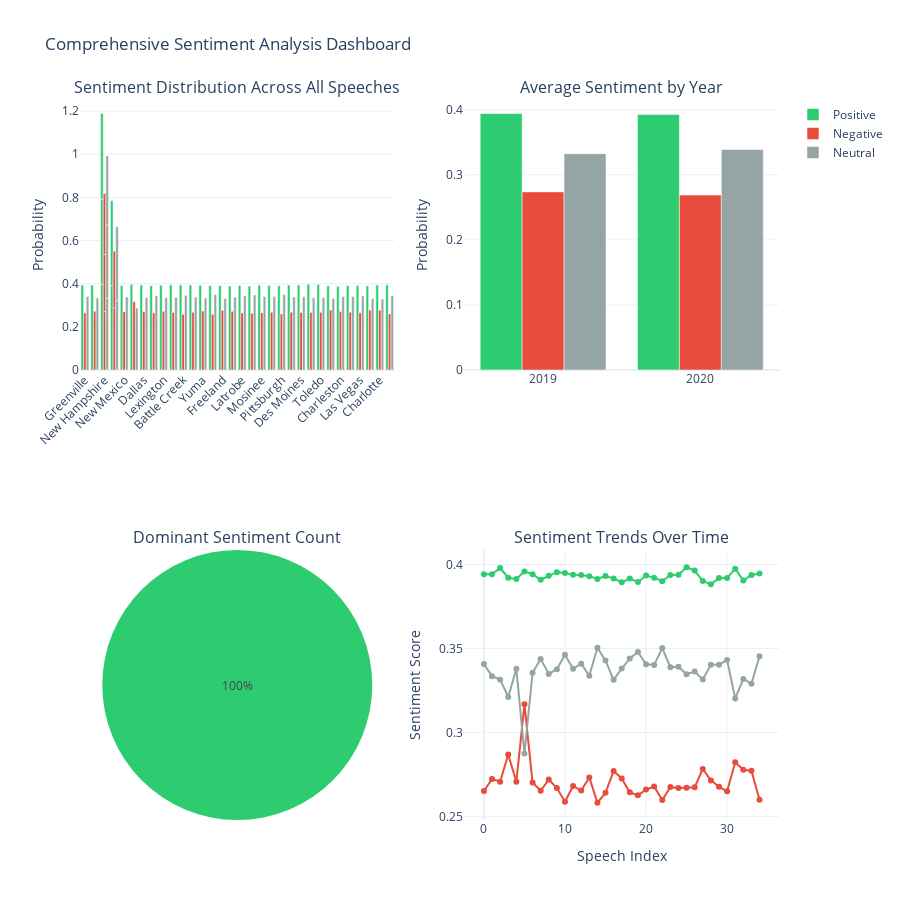

Here is the notebook cell this chart was saved with:
### Markdown cell above
## Interactive Sentiment Dashboard

Creating comprehensive visualizations to explore sentiment patterns across all speeches.

### Code cell
# Create comprehensive sentiment visualization
fig = make_subplots(
    rows=2, cols=2,
    subplot_titles=('Sentiment Distribution Across All Speeches',
                    'Average Sentiment by Year',
                    'Dominant Sentiment Count',
                    'Sentiment Trends Over Time'),
    specs=[[{"type": "bar"}, {"type": "bar"}],
           [{"type": "pie"}, {"type": "scatter"}]]
)

# 1. Overall sentiment distribution (stacked bar)
fig.add_trace(
    go.Bar(name='Positive', x=sentiment_df['location'], y=sentiment_df['positive'],
           marker_color='#2ecc71', showlegend=True),
    row=1, col=1
)
fig.add_trace(
    go.Bar(name='Negative', x=sentiment_df['location'], y=sentiment_df['negative'],
           marker_color='#e74c3c', showlegend=True),
    row=1, col=1
)
fig.add_trace(
    go.Bar(name='Neutral', x=sentiment_df['location'], y=sentiment_df['neutral'],
           marker_color='#95a5a6', showlegend=True),
    row=1, col=1
)

# 2. Average sentiment by year
year_avg = sentiment_df.groupby('year')[['positive', 'negative', 'neutral']].mean()
fig.add_trace(
    go.Bar(name='Positive', x=year_avg.index, y=year_avg['positive'],
           marker_color='#2ecc71', showlegend=False),
    row=1, col=2
)
fig.add_trace(
    go.Bar(name='Negative', x=year_avg.index, y=year_avg['negative'],
           marker_color='#e74c3c', showlegend=False),
    row=1, col=2
)
fig.add_trace(
    go.Bar(name='Neutral', x=year_avg.index, y=year_avg['neutral'],
           marker_color='#95a5a6', showlegend=False),
    row=1, col=2
)

# 3. Dominant sentiment pie chart
sentiment_counts = sentiment_df['dominant_sentiment'].value_counts()
fig.add_trace(
    go.Pie(labels=sentiment_counts.index, values=sentiment_counts.values,
           marker=dict(colors=['#2ecc71', '#e74c3c', '#95a5a6']),
           showlegend=False),
    row=2, col=1
)

# 4. Sentiment timeline
fig.add_trace(
    go.Scatter(x=sentiment_df['speech_idx'], y=sentiment_df['positive'],
               mode='lines+markers', name='Positive',
               line=dict(color='#2ecc71', width=2), showlegend=False),
    row=2, col=2
)
fig.add_trace(
    go.Scatter(x=sentiment_df['speech_idx'], y=sentiment_df['negative'],
               mode='lines+markers', name='Negative',
               line=dict(color='#e74c3c', width=2), showlegend=False),
    row=2, col=2
)
fig.add_trace(
    go.Scatter(x=sentiment_df['speech_idx'], y=sentiment_df['neutral'],
               mode='lines+markers', name='Neutral',
               line=dict(color='#95a5a6', width=2), showlegend=False),
    row=2, col=2
)

# Update layout
fig.update_layout(
    height=900,
    title_text="Comprehensive Sentiment Analysis Dashboard",
    showlegend=True,
    barmode='group',
    template='plotly_white'
)

fig.update_xaxes(tickangle=-45, row=1, col=1)
fig.update_yaxes(title_text="Probability", row=1, col=1)
fig.update_yaxes(title_text="Probability", row=1, col=2)
fig.update_yaxes(title_text="Sentiment Score", row=2, col=2)
fig.update_xaxes(title_text="Speech Index", row=2, col=2)

fig.show()

### Figure 1 — Plotly figure (JSON) as saved in the notebook; plotly's stock layout.template omitted (floating-point values rounded to 4 significant figures)
{"data": [{"marker": {"color": "#2ecc71"}, "name": "Positive", "showlegend": true, "type": "bar", "x": ["Greenville", "Cincinnati", "New Hampshire", "Fayetteville", "New Mexico", "Texas", "Dallas", "Minneapolis", "Lexington", "Tupelo", "Battle Creek", "Hershey", "New Hampshire", "Yuma", "Bemidji", "Fayetteville", "Freeland", "Henderson", "Latrobe", "Minden", "Mosinee", "Ohio", "Pittsburgh", "Salem", "Des Moines", "Milwaukee", "Toledo", "Wildwood", "Charleston", "Colorador Springs", "Las Vegas", "New Hampshire", "Phoenix", "Charlotte", "Tulsa"], "xaxis": "x", "y": [0.3941, 0.3942, 0.3979, 0.3921, 0.3914, 0.3959, 0.3942, 0.3909, 0.3932, 0.3954, 0.395, 0.3939, 0.3937, 0.393, 0.3914, 0.3931, 0.3917, 0.3894, 0.3916, 0.3895, 0.3934, 0.392, 0.3901, 0.3937, 0.3939, 0.3984, 0.3964, 0.3902, 0.3882, 0.392, 0.3919, 0.3975, 0.3904, 0.3938, 0.3947], "yaxis": "y"}, {"marker": {"color": "#e74c3c"}, "name": "Negative", "showlegend": true, "type": "bar", "x": ["Greenville", "Cincinnati", "New Hampshire", "Fayetteville", "New Mexico", "Texas", "Dallas", "Minneapolis", "Lexington", "Tupelo", "Battle Creek", "Hershey", "New Hampshire", "Yuma", "Bemidji", "Fayetteville", "Freeland", "Henderson", "Latrobe", "Minden", "Mosinee", "Ohio", "Pittsburgh", "Salem", "Des Moines", "Milwaukee", "Toledo", "Wildwood", "Charleston", "Colorador Springs", "Las Vegas", "New Hampshire", "Phoenix", "Charlotte", "Tulsa"], "xaxis": "x", "y": [0.2651, 0.2723, 0.2706, 0.2868, 0.2706, 0.3167, 0.2702, 0.2653, 0.2719, 0.2669, 0.2588, 0.2682, 0.2654, 0.2732, 0.2581, 0.2641, 0.277, 0.2726, 0.2643, 0.2626, 0.266, 0.2678, 0.2597, 0.2675, 0.2669, 0.267, 0.2674, 0.2782, 0.2715, 0.2677, 0.265, 0.2823, 0.2778, 0.2772, 0.2599], "yaxis": "y"}, {"marker": {"color": "#95a5a6"}, "name": "Neutral", "showlegend": true, "type": "bar", "x": ["Greenville", "Cincinnati", "New Hampshire", "Fayetteville", "New Mexico", "Texas", "Dallas", "Minneapolis", "Lexington", "Tupelo", "Battle Creek", "Hershey", "New Hampshire", "Yuma", "Bemidji", "Fayetteville", "Freeland", "Henderson", "Latrobe", "Minden", "Mosinee", "Ohio", "Pittsburgh", "Salem", "Des Moines", "Milwaukee", "Toledo", "Wildwood", "Charleston", "Colorador Springs", "Las Vegas", "New Hampshire", "Phoenix", "Charlotte", "Tulsa"], "xaxis": "x", "y": [0.3407, 0.3335, 0.3314, 0.3211, 0.338, 0.2874, 0.3355, 0.3438, 0.3349, 0.3377, 0.3462, 0.3379, 0.3409, 0.3337, 0.3504, 0.3428, 0.3313, 0.3381, 0.344, 0.3479, 0.3406, 0.3402, 0.3502, 0.3388, 0.3391, 0.3346, 0.3362, 0.3316, 0.3404, 0.3403, 0.3431, 0.3203, 0.3318, 0.329, 0.3454], "yaxis": "y"}, {"marker": {"color": "#2ecc71"}, "name": "Positive", "showlegend": false, "type": "bar", "x": ["2019", "2020"], "xaxis": "x2", "y": [0.394, 0.3926], "yaxis": "y2"}, {"marker": {"color": "#e74c3c"}, "name": "Negative", "showlegend": false, "type": "bar", "x": ["2019", "2020"], "xaxis": "x2", "y": [0.2736, 0.2687], "yaxis": "y2"}, {"marker": {"color": "#95a5a6"}, "name": "Neutral", "showlegend": false, "type": "bar", "x": ["2019", "2020"], "xaxis": "x2", "y": [0.3324, 0.3387], "yaxis": "y2"}, {"domain": {"x": [0, 0.45], "y": [0, 0.375]}, "labels": ["positive"], "marker": {"colors": ["#2ecc71", "#e74c3c", "#95a5a6"]}, "showlegend": false, "type": "pie", "values": [35]}, {"line": {"color": "#2ecc71", "width": 2}, "mode": "lines+markers", "name": "Positive", "showlegend": false, "type": "scatter", "x": [0, 1, 2, 3, 4, 5, 6, 7, 8, 9, 10, 11, 12, 13, 14, 15, 16, 17, 18, 19, 20, 21, 22, 23, 24, 25, 26, 27, 28, 29, 30, 31, 32, 33, 34], "xaxis": "x3", "y": [0.3941, 0.3942, 0.3979, 0.3921, 0.3914, 0.3959, 0.3942, 0.3909, 0.3932, 0.3954, 0.395, 0.3939, 0.3937, 0.393, 0.3914, 0.3931, 0.3917, 0.3894, 0.3916, 0.3895, 0.3934, 0.392, 0.3901, 0.3937, 0.3939, 0.3984, 0.3964, 0.3902, 0.3882, 0.392, 0.3919, 0.3975, 0.3904, 0.3938, 0.3947], "yaxis": "y3"}, {"line": {"color": "#e74c3c", "width": 2}, "mode": "lines+markers", "name": "Negative", "showlegend": false, "type": "scatter", "x": [0, 1, 2, 3, 4, 5, 6, 7, 8, 9, 10, 11, 12, 13, 14, 15, 16, 17, 18, 19, 20, 21, 22, 23, 24, 25, 26, 27, 28, 29, 30, 31, 32, 33, 34], "xaxis": "x3", "y": [0.2651, 0.2723, 0.2706, 0.2868, 0.2706, 0.3167, 0.2702, 0.2653, 0.2719, 0.2669, 0.2588, 0.2682, 0.2654, 0.2732, 0.2581, 0.2641, 0.277, 0.2726, 0.2643, 0.2626, 0.266, 0.2678, 0.2597, 0.2675, 0.2669, 0.267, 0.2674, 0.2782, 0.2715, 0.2677, 0.265, 0.2823, 0.2778, 0.2772, 0.2599], "yaxis": "y3"}, {"line": {"color": "#95a5a6", "width": 2}, "mode": "lines+markers", "name": "Neutral", "showlegend": false, "type": "scatter", "x": [0, 1, 2, 3, 4, 5, 6, 7, 8, 9, 10, 11, 12, 13, 14, 15, 16, 17, 18, 19, 20, 21, 22, 23, 24, 25, 26, 27, 28, 29, 30, 31, 32, 33, 34], "xaxis": "x3", "y": [0.3407, 0.3335, 0.3314, 0.3211, 0.338, 0.2874, 0.3355, 0.3438, 0.3349, 0.3377, 0.3462, 0.3379, 0.3409, 0.3337, 0.3504, 0.3428, 0.3313, 0.3381, 0.344, 0.3479, 0.3406, 0.3402, 0.3502, 0.3388, 0.3391, 0.3346, 0.3362, 0.3316, 0.3404, 0.3403, 0.3431, 0.3203, 0.3318, 0.329, 0.3454], "yaxis": "y3"}], "layout": {"annotations": [{"font": {"size": 16}, "showarrow": false, "text": "Sentiment Distribution Across All Speeches", "x": 0.225, "xanchor": "center", "xref": "paper", "y": 1, "yanchor": "bottom", "yref": "paper"}, {"font": {"size": 16}, "showarrow": false, "text": "Average Sentiment by Year", "x": 0.775, "xanchor": "center", "xref": "paper", "y": 1, "yanchor": "bottom", "yref": "paper"}, {"font": {"size": 16}, "showarrow": false, "text": "Dominant Sentiment Count", "x": 0.225, "xanchor": "center", "xref": "paper", "y": 0.375, "yanchor": "bottom", "yref": "paper"}, {"font": {"size": 16}, "showarrow": false, "text": "Sentiment Trends Over Time", "x": 0.775, "xanchor": "center", "xref": "paper", "y": 0.375, "yanchor": "bottom", "yref": "paper"}], "barmode": "group", "height": 900, "showlegend": true, "title": {"text": "Comprehensive Sentiment Analysis Dashboard"}, "xaxis": {"anchor": "y", "domain": [0, 0.45], "tickangle": -45}, "xaxis2": {"anchor": "y2", "domain": [0.55, 1]}, "xaxis3": {"anchor": "y3", "domain": [0.55, 1], "title": {"text": "Speech Index"}}, "yaxis": {"anchor": "x", "domain": [0.625, 1], "title": {"text": "Probability"}}, "yaxis2": {"anchor": "x2", "domain": [0.625, 1], "title": {"text": "Probability"}}, "yaxis3": {"anchor": "x3", "domain": [0, 0.375], "title": {"text": "Sentiment Score"}}}}
